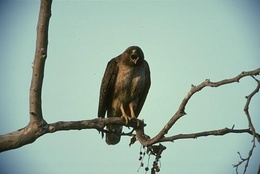
%> input picture 42049_color.jpg, 260 x 174 px, shrunk from 481 x 321 before the run
$ octave busa_q3.m   (GNU Octave 9; MATLAB toolbox functions it lacks are replaced by stand-ins)
%> lines starting %> are read from the running program, lines starting %| are printed output that depends on the picture
%Author: Michael Busa
%ML HW 4 - Question 3
%4/7/20


clc
clear

regWeight = 1e-10;
delta = 1e-2;
Runs = 10;

%Read in an image
%filename = '3096_color.jpg';  %Plane
filename = '42049_color.jpg'; %Bird
pic = imread(filename);
%> pic is the input picture: size 174x260x3 uint8; mean R, G, B 151.2, 175.1, 163.2
figure(21)
imshow(pic);
title('Bird')

%Calculate pixel size of image
[row,col,~] = size(pic);
%> row = 174; col = 260
row_data = zeros(1,row*col);
col_data = zeros(1,row*col);
index = 1;
for i=1:row
    for j=1:col
        row_data(index) = i;
        col_data(index) = j;
        index = index+1;
    end
end
%> after the loop, index = 45241

rgb = impixel(pic,col_data,row_data); %get rgb data for every pixel
red = rgb(:,1); %get red data
green = rgb(:,2); %get green data
blue = rgb(:,3); %get blue data
pixels = row*col; %calculate total number of pixels
%> pixels = 45240

f_vec = zeros(pixels,5);
f_vec(:,1) = row_data(:); %Column 1 holds pixel row
f_vec(:,2) = col_data(:); %Column 2 holds pixel column
f_vec(:,3) = red(:); %Column 3 holds red value
f_vec(:,4) = green(:); %Column 4 holds green value
f_vec(:,5) = blue(:); %Column 5 holds blue value

%Normalize each column individually on interval [0,1]
for i=1:pixels
    %f_vec(i,:) = normalize(f_vec(i,:),'range');
end

data = f_vec';
data = data(3:5,:);

%% GMM Fitting
N = pixels;
%> N = 45240
% Initialize the GMM to randomly selected samples
gmm_c = 2;
d = 3;
for x = 1:Runs
    alpha = ones(1,gmm_c)/gmm_c;
    shuffledIndices = randperm(N);
    mu = data(:,shuffledIndices(1:gmm_c)); % pick M random samples as initial mean estimates
    [~,assignedCentroidLabels] = min(pdist2(mu',data'),[],1); % assign each sample to the nearest mean
    for m = 1:gmm_c % use sample covariances of initial assignments as initial covariance estimates
        Sigma(:,:,m) = cov(data(:,find(assignedCentroidLabels==m))') + regWeight*eye(d,d);
        if(isnan(Sigma(:,:,m)))
            Sigma(:,:,m) = eye(d,d);
        end
    end

    t = 0;
    Converged = 0; % Not converged at the beginning
    while ~Converged
        for l = 1:gmm_c
            temp(l,:) = repmat(alpha(l),1,N).*evalGaussian(data,mu(:,l),Sigma(:,:,l));
        end
        plgivenx = temp./sum(temp,1);
        alphaNew = mean(plgivenx,2);
        w = plgivenx./repmat(sum(plgivenx,2),1,N);
        muNew = data*w';
        for l = 1:gmm_c
            v = data-repmat(muNew(:,l),1,N);
            u = repmat(w(l,:),d,1).*v;
            SigmaNew(:,:,l) = u*v' + regWeight*eye(d,d); % adding a small regularization term
        end
        Dalpha = sum(abs(alphaNew-alpha));
        Dmu = sum(sum(abs(muNew-mu)));
        DSigma = sum(sum(abs(abs(SigmaNew-Sigma))));
        Converged = ((Dalpha+Dmu+DSigma)<delta); % Check if converged
        alpha = alphaNew;
        mu = muNew;
        Sigma = SigmaNew;
        t = t+1;
    end
    alpha_total = alpha';
    mu_total = mu;
    Sigma_total = Sigma;

    results = zeros(2, pixels);
    for i=1:2
        %likelihood values for every sample for each class
        results(i,:) = evalGMM(data,alpha_total(i),mu_total(:,i), Sigma_total(:,:,i));
    end
    %Which ever row had a higher value is the class label
    [~,labels] = max(results);

    c1_2 = find(labels==1); %Indices in feature vector of class 1 data
    c2_2 = find(labels==2); %Indices in feature vector of class 2 data

    figure(x)
    m=3;
    plot(col_data(c1_2),-row_data(c1_2),'k.','Markersize',m)
    hold on
    plot(col_data(c2_2),-row_data(c2_2),'c.','Markersize',m)
end
%> this loop made 10 passes
%> (alpha_total, mu_total) on passes 1 to 8: ([0.686 0.314], [174.5 100.2; 205.4 109.2; 192.3 99.79]), ([0.314 0.686], [100.2 174.5; 109.2 205.4; 99.79 192.3]), ([0.686 0.314], [174.5 100.2; 205.4 109.2; 192.3 99.79]), ([0.314 0.686], [100.2 174.5; 109.2 205.4; 99.79 192.3]), ([0.686 0.314], [174.5 100.2; 205.4 109.2; 192.3 99.79]), ([0.314 0.686], [100.2 174.5; 109.2 205.4; 99.79 192.3]), ([0.314 0.686], [100.2 174.5; 109.2 205.4; 99.79 192.3]), ([0.314 0.686], [100.2 174.5; 109.2 205.4; 99.79 192.3])
%> pass 1, `plot(col_data(c2_2),-row_data(c2_2),'c.','Markersize',m)`:
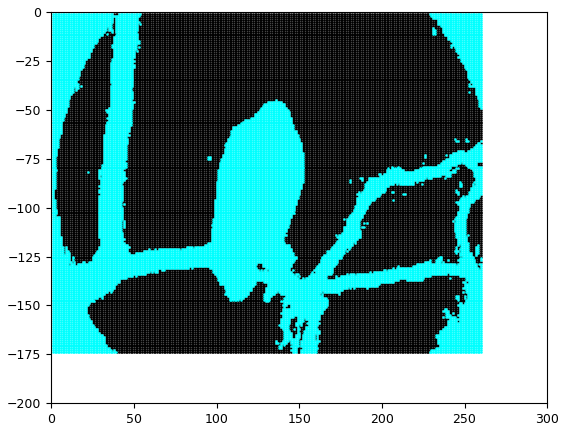
%> figure redrawn from the program's plot data
%> pass 2, `plot(col_data(c2_2),-row_data(c2_2),'c.','Markersize',m)`:
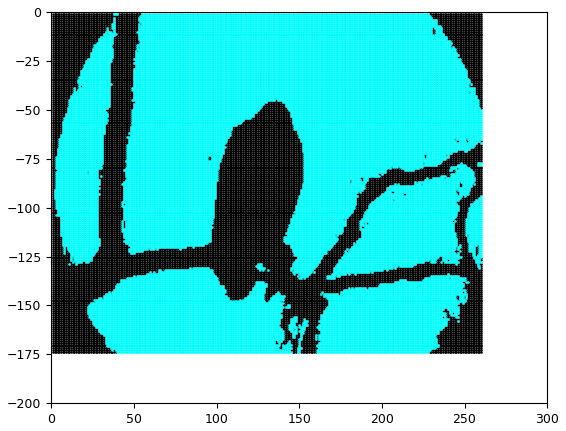
%> figure redrawn from the program's plot data

%% Multiple Components with 10-fold cross validatiaon
N_train = pixels-1;
%> N_train = 45239
d = 3;
folds = 10;
spf = N_train/folds;
%> spf = 4523.9
k_points =  N_train - spf;
%> k_points = 40715.1

%> (the run ends here)

$ run again, with 3096_color.jpg copied over 42049_color.jpg
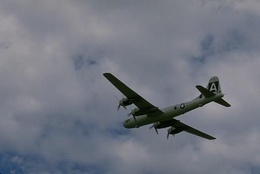
%> input picture 3096_color.jpg, 260 x 174 px, shrunk from 481 x 321 before the run
%> pic is the input picture: size 174x260x3 uint8; mean R, G, B 114, 118.3, 129.3
%> the loop `for x = 1:Runs` made 10 passes
%> (alpha_total, mu_total) on passes 1 to 5: ([0.901 0.0986], [120.7 52.67; 124.3 62.83; 136.2 66.36]), ([0.0986 0.901], [52.67 120.7; 62.83 124.3; 66.36 136.2]), ([0.901 0.0986], [120.7 52.67; 124.3 62.83; 136.2 66.36]), ([0.0986 0.901], [52.67 120.7; 62.83 124.3; 66.36 136.2]), ([0.0986 0.901], [52.67 120.7; 62.83 124.3; 66.36 136.2])
%> pass 1, `plot(col_data(c2_2),-row_data(c2_2),'c.','Markersize',m)`:
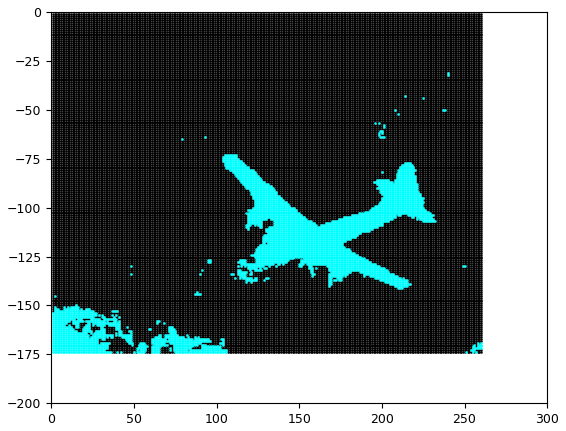
%> figure redrawn from the program's plot data
%> pass 2, `plot(col_data(c2_2),-row_data(c2_2),'c.','Markersize',m)`:
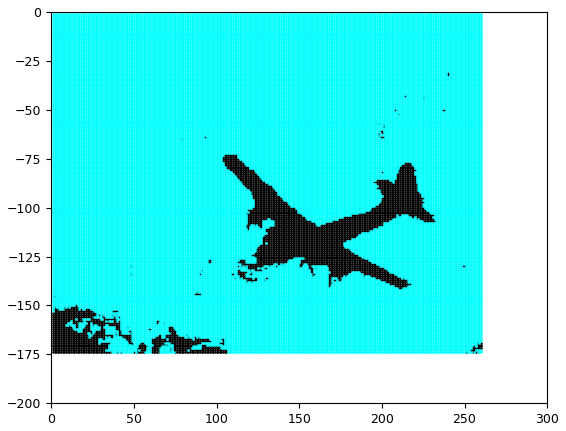
%> figure redrawn from the program's plot data
